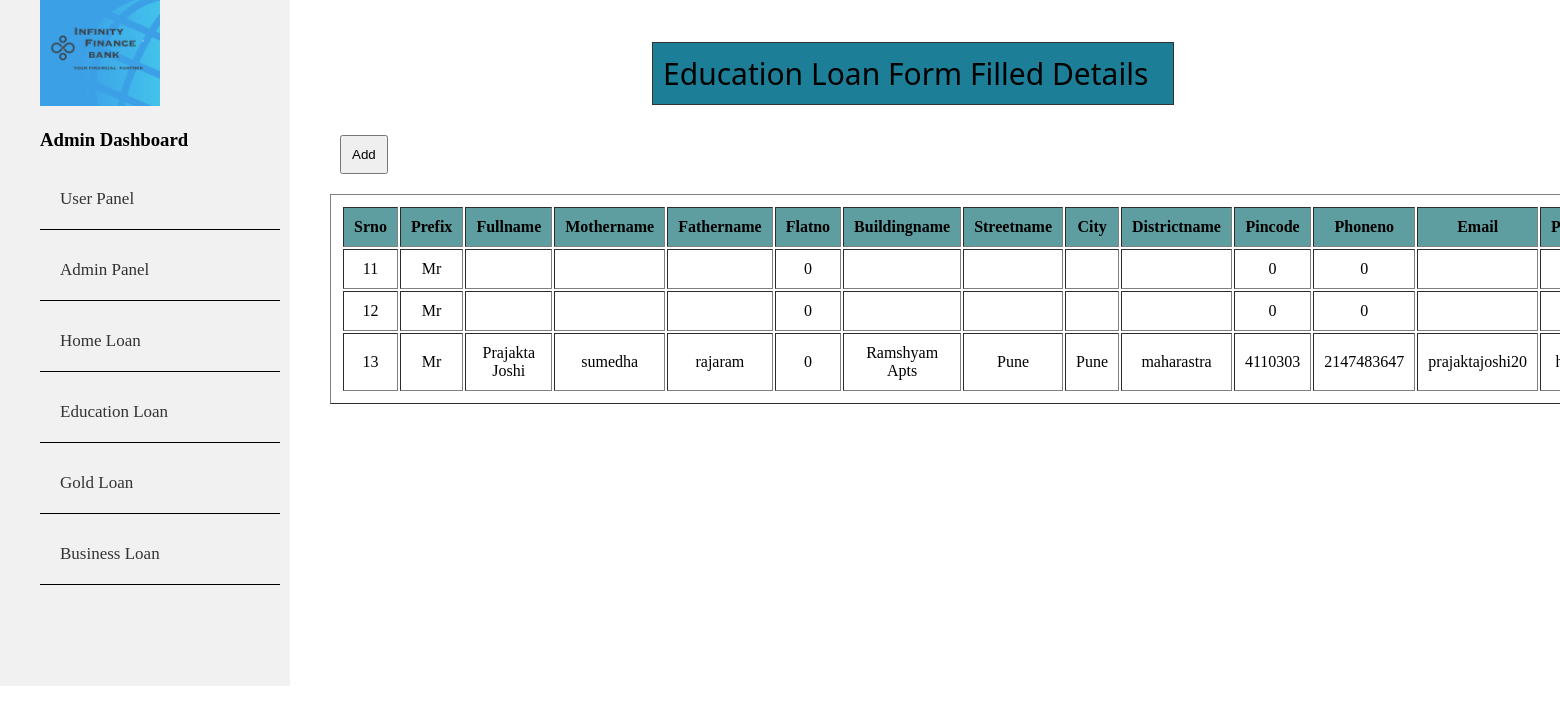
The app's page /admineducationloan.php with its own data.
### tables this page shows
CREATE TABLE `eloan` (
  `srno` int(11) NOT NULL,
  `prefix` varchar(11) NOT NULL,
  `fullname` text NOT NULL,
  `mothername` text NOT NULL,
  `fathername` text NOT NULL,
  `flatno` int(25) NOT NULL,
  `buildingname` text NOT NULL,
  `streetname` text NOT NULL,
  `city` text NOT NULL,
  `districtname` text NOT NULL,
  `pincode` int(10) NOT NULL,
  `phoneno` int(15) NOT NULL,
  `email` varchar(15) NOT NULL,
  `pancardno` varchar(20) NOT NULL,
  `aadhar` int(15) NOT NULL,
  `passportno` varchar(20) NOT NULL,
  `exampasseda` varchar(15) NOT NULL,
  `universitynamea` varchar(15) NOT NULL,
  `mediuma` varchar(15) NOT NULL,
  `yearofpassinga` int(15) NOT NULL,
  `attempta` varchar(15) NOT NULL,
  `aggregatea` int(15) NOT NULL,
  `percentagea` int(15) NOT NULL,
  `exampassedb` varchar(20) NOT NULL,
  `universitynameb` varchar(25) NOT NULL,
  `mediumb` varchar(25) NOT NULL,
  `yearofpassingb` int(15) NOT NULL,
  `attemptb` varchar(15) NOT NULL,
  `aggregateb` int(15) NOT NULL,
  `percentageb` int(15) NOT NULL,
  `exampassedc` varchar(20) NOT NULL,
  `universitynamec` varchar(25) NOT NULL,
  `mediumc` varchar(25) NOT NULL,
  `yearofpassingc` int(10) NOT NULL,
  `attemptc` varchar(20) NOT NULL,
  `aggregatec` int(15) NOT NULL,
  `percentagec` int(15) NOT NULL,
  `collegenameaddr` varchar(15) NOT NULL,
  `uniname` text NOT NULL,
  `accholder` text NOT NULL,
  `branch` text NOT NULL,
  `accountnumber` int(25) NOT NULL,
  `ifsccode` varchar(25) NOT NULL,
  `micrcode` int(25) NOT NULL,
  `accountopeningdate` date NOT NULL,
  `photo` varchar(30) NOT NULL,
  `aadharphoto` varchar(30) NOT NULL,
  `addmissionletter` varchar(30) NOT NULL,
  `ssc` varchar(30) NOT NULL,
  `hsc` varchar(30) NOT NULL,
  `graduation` varchar(30) NOT NULL,
  `ageproof` varchar(30) NOT NULL,
  `signproof` varchar(30) NOT NULL,
  `residenceproof` varchar(25) NOT NULL,
  `identityproof` varchar(25) NOT NULL,
  `coursefee` int(10) NOT NULL,
  `feepersemester` int(10) NOT NULL,
  `noofsemester` int(10) NOT NULL,
  `accomodationfee` int(10) NOT NULL,
  `expense` int(10) NOT NULL,
  `travelexpense` int(10) NOT NULL,
  `cautiondeposit` int(10) NOT NULL,
  `total` int(10) NOT NULL,
  `dd` int(20) NOT NULL,
  `neft` varchar(30) NOT NULL,
  `universityaccountnumber` int(20) NOT NULL,
  `fdate` varchar(30) NOT NULL,
  `place` varchar(30) NOT NULL,
  `fsignature` varchar(30) NOT NULL
);

### admineducationloan.php (the view, shortened to what this page needs)
<?php
    require('connection.php');
    $sql2="SELECT * FROM `eloan` ORDER BY srno";
    $result2=mysqli_query($con,$sql2);
?>
<!DOCTYPE html>
<html lang="en">
<head>
    <link rel="stylesheet" href="admin.css">
</head>
<body>
<br><br>
<div class="header">
        <div class="menu">
            <div class="header">
                <div class="nav">
                <div class="logo">
                 <img src="Infinity Finance your financial partner (4).png" alt="logo" srcset=" ">
               </div>
               <h3>Admin Dashboard</h3>
               <ul>
               <li><a href="index.php">User Panel</a></li>
                         <li> <a href="admin.php">Admin Panel</a></li>
                         <li><a href="adminhomeloan.php">Home Loan</a></li>
                         <li><a href="admineducationloan.php">Education Loan</a></li>
                         <li><a href="admingoldloan.php">Gold Loan</a></li>
                         <li><a href="adminbusinessloan.php">Business Loan</a></li>
                    </ul>
                </div>
            </div>
        </div>
    </div>
    <div class="Education-form-info">
        <p>Education Loan Form Filled Details </p>
        <a href="eloan.php">
        <button type="button">Add</button></a>
        <table border=1>
            <tr>
                <div class="t1">
                <th>srno</th>
                <th>prefix</th>
                <th>fullname</th>
                <th>mothername</th>
                <th>fathername</th>
                <th>flatno</th>
                <th>buildingname</th>
                <th>streetname</th>
                <th>city</th>
                <th>districtname</th>
                <th>pincode</th>
                <th>phoneno</th>
                <th>email</th>
                <th>pancardno</th>
                <th>yearofpassinga</th></div>
            </tr>
            <?php
            while($rows=$result2->fetch_assoc())
            {
        ?>
        <tr>
            <td><?php echo $rows['srno'];?></td>
            <td><?php echo $rows['prefix'];?></td>
            <td><?php echo $rows['fullname'];?></td>
            <td><?php echo $rows['mothername'];?></td>
            <td><?php echo $rows['fathername'];?></td>
            <td><?php echo $rows['flatno'];?></td>
            <td><?php echo $rows['buildingname'];?></td>
            <td><?php echo $rows['streetname'];?></td>
            <td><?php echo $rows['city'];?></td>
            <td><?php echo $rows['districtname'];?></td>
            <td><?php echo $rows['pincode'];?></td>
            <td><?php echo $rows['phoneno'];?></td>
            <td><?php echo $rows['email'];?></td>
            <td><?php echo $rows['pancardno'];?></td>
        </tr>
        <?php
            }
        ?>
        </table>
    </div>
    </body>
</html>

### admin.css (style rules this page uses)
html { margin:0px; }
body { margin-top:-50px; margin-left:-10px; padding: 0px; }
.nav h3 { margin-left: 50px; }
.nav { position: absolute; margin:0px; background-color:#f1f1f1 ; height:700px; width: 300px; }
.nav a { color: #333; text-decoration: none; }
.nav li { margin:10px; display: grid; padding:20px; border-bottom:1px solid black ; font-size: 17px; }
.logo img { width:120px; margin-left:50px; }
.Education-form-info p { margin-top: 92px; text-align: left; margin-left: 332px; font-family: 'Segoe UI', Tahoma, Geneva, Verdana, sans-serif; font-size: 30px; border:1px solid #333; min-width: 300px; max-width: 500px; padding: 10px; background-color:rgb(29, 127, 151); }
.Education-form-info { position: absolute; top:-50px; left:320px; }
table , th,tr ,td { padding:10px; margin:10px; text-align:center; }
th { background-color: cadetblue; text-transform: capitalize; }
button { padding:10px; margin-right:20px; margin-left:20px; margin-bottom:10px; }

### records on screen
eloan: srno "11", prefix "Mr", flatno "0", pincode "0", phoneno "0"
eloan: srno "12", prefix "Mr", flatno "0", pincode "0", phoneno "0"
eloan: srno "13", prefix "Mr", fullname "Prajakta Joshi", mothername "sumedha", fathername "rajaram", flatno "0", buildingname "Ramshyam Apts", streetname "Pune", city "Pune", districtname "maharastra", pincode "4110303", phoneno "2147483647", email "prajaktajoshi20"
